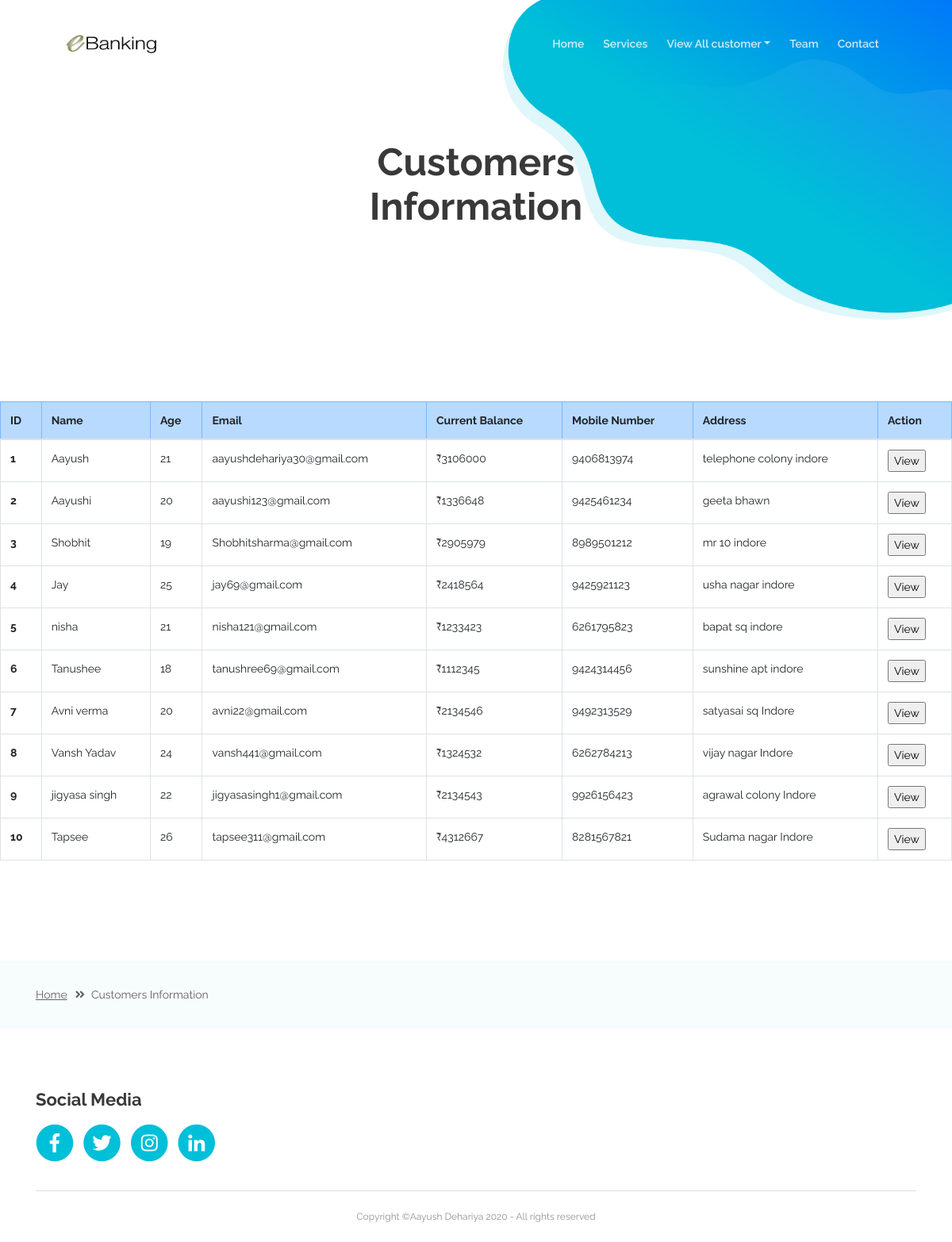
Page /view-all-customers.php on the committed database.
### tables this page shows
CREATE TABLE `info` (
  `ID` int NOT NULL,
  `Name` varchar(45) NOT NULL,
  `Age` varchar(45) NOT NULL,
  `Email` varchar(45) NOT NULL,
  `CurrentBal` varchar(45) NOT NULL,
  `MobileNo` varchar(45) NOT NULL,
  `Address` varchar(45) NOT NULL,
  PRIMARY KEY (`ID`)
);

### view-all-customers.php (the view, shortened to what this page needs)
<!DOCTYPE html>
<?php
	$conn = mysqli_connect('localhost', 'root', 'root', 'bank');
?>
<html lang="en">
<head>
    <link href="css/bootstrap.css" rel="stylesheet">
    <link href="css/fontawesome-all.css" rel="stylesheet">
    <link href="css/swiper.css" rel="stylesheet">
	<link href="css/magnific-popup.css" rel="stylesheet">
    <link href="css/styles.css" rel="stylesheet">
</head>
<body data-spy="scroll" data-target=".fixed-top">
    <nav class="navbar navbar-expand-lg navbar-dark navbar-custom fixed-top">
        <a class="navbar-brand logo-image" href="index.php"><img src="images/image.png" alt="alternative"></a>
        <div class="collapse navbar-collapse" id="navbarsExampleDefault">
            <ul class="navbar-nav ml-auto">
                <li class="nav-item">
                    <a class="nav-link page-scroll" href="index.php#header">Home <span class="sr-only">(current)</span></a>
                </li>
                <li class="nav-item">
                    <a class="nav-link page-scroll" href="index.php#services">Services</a>
                </li>
                <li class="nav-item dropdown">
                    <a class="nav-link dropdown-toggle page-scroll" href="index.php#about" id="navbarDropdown" role="button" aria-haspopup="true" aria-expanded="false">View All customer</a>
                </li>
               <li class="nav-item">
                    <a class="nav-link page-scroll" href="index.php#ourteam">Team</a>
                </li>
                <li class="nav-item">
                    <a class="nav-link page-scroll" href="index.php#contact">Contact</a>
                </li>
            </ul>
        </div>
    </nav>
    <header id="header" class="ex-header">
        <div class="container">
            <div class="row">
                <div class="col-md-12">
                    <h1>Customers
					<br/>Information</h1>
                </div>
            </div>
        </div>
    </header>
                                    <div>
        <table class="table table-bordered">
  <thead>
    <tr class="table-primary">
      <th scope="col">ID</th>
      <th scope="col">Name</th>
      <th scope="col">Age</th>
      <th scope="col">Email</th>
      <th scope="col">Current Balance</th>
      <th scope="col">Mobile Number</th>
      <th scope="col">Address</th>
	  <th scope="col">Action</th>
    </tr>
  </thead>
  <tbody>
  <?php
	$sql = "SELECT * FROM info";
	$result = mysqli_query($conn, $sql);
	if (mysqli_num_rows($result) > 0) {
		while($row = mysqli_fetch_assoc($result)) {
			echo"<form method='POST'>";
		    echo"<tr>";
			echo"<input type='hidden' name='accno' value=".$row['ID']."><th scope='row'>".$row['ID']."</th>";
			echo"<td>".$row['Name']."</td>";
			echo"<td>".$row['Age']."</td>";
			echo"<td>".$row['Email']."</td>";
			echo"<td>₹".$row['CurrentBal']."</td>";
			echo"<td>".$row['MobileNo']."</td>";
			echo"<td>".$row['Address']."</td>";
			echo"<td><input type=submit name='View' value='View'></td>";
            echo"</tr></form>";
		}
	}
  ?>
  </tbody>
</table>
 </div>
    <div class="ex-basic-1">
        <div class="container">
            <div class="row">
                <div class="col-lg-12">
                    <div class="breadcrumbs">
                        <a href="index.html">Home</a><i class="fa fa-angle-double-right"></i><span>Customers Information</span>
                    </div>
                </div>
            </div>
        </div>
    </div>
    <div class="footer">
        <div class="container">
            <div class="row">
                    <div class="col-md-12">
                        <h4>Social Media</h4>
                        <span class="fa-stack">
                            <a href="https://www.facebook.com/Aayu30/">
                                <i class="fas fa-circle fa-stack-2x"></i>
                                <i class="fab fa-facebook-f fa-stack-1x"></i>
                            </a>
                        </span>
                        <span class="fa-stack">
                            <a href="https://twitter.com/luckey0_0">
                                <i class="fas fa-circle fa-stack-2x"></i>
                                <i class="fab fa-twitter fa-stack-1x"></i>
                            </a>
                        </span>
                        <span class="fa-stack">
                            <a href="https://www.instagram.com/l.uckey/">
                                <i class="fas fa-circle fa-stack-2x"></i>
                                <i class="fab fa-instagram fa-stack-1x"></i>
                            </a>
                        </span>
                        <span class="fa-stack">
                            <a href="https://www.linkedin.com/in/aayush-dehariya-166061122/">
                                <i class="fas fa-circle fa-stack-2x"></i>
                                <i class="fab fa-linkedin-in fa-stack-1x"></i>
                            </a>
                        </span>
                    </div>
            </div>
        </div>
    </div>
    <div class="copyright">
        <div class="container">
            <div class="row">
                <div class="col-lg-12">
                    <p class="p-small">Copyright ©Aayush Dehariya 2020 - All rights reserved</p>
                </div>
            </div>
        </div>
    </div>
</body>
</html>

### css/styles.css (style rules this page uses)
body, html { width: 100%; height: 100%; }
body, p { color: #626262; font: 400 0.875rem/1.375rem "Raleway", sans-serif; }
.p-small { font: 400 0.75rem/1.25rem "Raleway", sans-serif; }
h1 { color: #393939; font: 700 3rem/3.5rem "Raleway", sans-serif; }
h4 { color: #393939; font: 700 1.375rem/1.875rem "Raleway", sans-serif; }
a { color: #626262; text-decoration: underline; }
.navbar-custom { background-color: #fff; box-shadow: 0 0.0625rem 0.375rem 0 rgba(0, 0, 0, 0.1); font: 600 0.875rem/0.875rem "Raleway", sans-serif; transition: all 0.2s; }
.navbar-custom .navbar-brand.logo-image img { width: 7.4375rem; height: 2rem; }
.navbar-custom .navbar-nav { margin-top: 0.75rem; margin-bottom: 0.5rem; }
.navbar-custom .nav-item .nav-link { padding: 0.625rem 0.75rem 0.625rem 0.75rem; color: #393939; text-decoration: none; transition: all 0.2s ease; }
.footer { padding-top: 4.625rem; padding-bottom: 0.5rem; }
.footer h4 { margin-bottom: 1rem; }
.footer .fa-stack { margin-bottom: 0.75rem; margin-right: 0.5rem; font-size: 1.5rem; }
.footer .fa-stack .fa-stack-1x { color: #fff; transition: all 0.2s ease; }
.footer .fa-stack .fa-stack-2x { color: #00bfd8; transition: all 0.2s ease; }
.copyright { padding-top: 1rem; padding-bottom: 0.375rem; text-align: center; }
.copyright .p-small { padding-top: 1.375rem; border-top: 1px solid #c4d8dc; opacity: 0.7; }
.ex-header { padding-top: 8rem; padding-bottom: 5rem; text-align: center; }
.ex-basic-1 { padding-top: 2rem; padding-bottom: 0.875rem; background-color: #f7fcfd; }
.ex-basic-1 .breadcrumbs { margin-bottom: 1.125rem; }
.ex-basic-1 .breadcrumbs .fa { margin-right: 0.5rem; margin-left: 0.625rem; }
@media (min-width: 768px) { .ex-header { padding-top: 11rem; padding-bottom: 9rem; } }
@media (min-width: 992px) { .navbar-custom { padding: 2.125rem 1.5rem 2.125rem 2rem; box-shadow: none; background: transparent; } }
@media (min-width: 992px) { .navbar-custom .navbar-nav { margin-top: 0; margin-bottom: 0; } }
@media (min-width: 992px) { .navbar-custom .nav-item .nav-link { padding: 0.25rem 0.75rem 0.25rem 0.75rem; color: #fff; opacity: 0.8; } }
@media (min-width: 992px) { .ex-header { background: url('../images/ex-header-background.jpg') center center no-repeat; background-size: cover; } }
@media (min-width: 992px) { .ex-header h1 { width: 80%; margin-right: auto; margin-left: auto; } }
@media (min-width: 1200px) { .navbar-custom { padding: 2.125rem 5rem 2.125rem 5rem; } }
@media (min-width: 1200px) { .ex-header h1 { width: 60%; margin-right: auto; margin-left: auto; } }

### rows in the picture
info: ID "1", Name "Aayush", Age "21", Email "aayushdehariya30@gmail.com", CurrentBal "3106000", MobileNo "9406813974", Address "telephone colony indore"
info: ID "2", Name "Aayushi", Age "20", Email "aayushi123@gmail.com", CurrentBal "1336648", MobileNo "9425461234", Address "geeta bhawn"
info: ID "3", Name "Shobhit", Age "19", Email "Shobhitsharma@gmail.com", CurrentBal "2905979", MobileNo "8989501212", Address "mr 10 indore"
info: ID "4", Name "Jay", Age "25", Email "jay69@gmail.com", CurrentBal "2418564", MobileNo "9425921123", Address "usha nagar indore"
info: ID "5", Name "nisha", Age "21", Email "nisha121@gmail.com", CurrentBal "1233423", MobileNo "6261795823", Address "bapat sq indore"
info: ID "6", Name "Tanushee", Age "18", Email "tanushree69@gmail.com", CurrentBal "1112345", MobileNo "9424314456", Address "sunshine apt indore"
info: ID "7", Name "Avni verma", Age "20", Email "avni22@gmail.com", CurrentBal "2134546", MobileNo "9492313529", Address "satyasai sq Indore"
info: ID "8", Name "Vansh Yadav", Age "24", Email "vansh441@gmail.com", CurrentBal "1324532", MobileNo "6262784213", Address "vijay nagar Indore"
info: ID "9", Name "jigyasa singh", Age "22", Email "jigyasasingh1@gmail.com", CurrentBal "2134543", MobileNo "9926156423", Address "agrawal colony Indore"
info: ID "10", Name "Tapsee", Age "26", Email "tapsee311@gmail.com", CurrentBal "4312667", MobileNo "8281567821", Address "Sudama nagar Indore"
